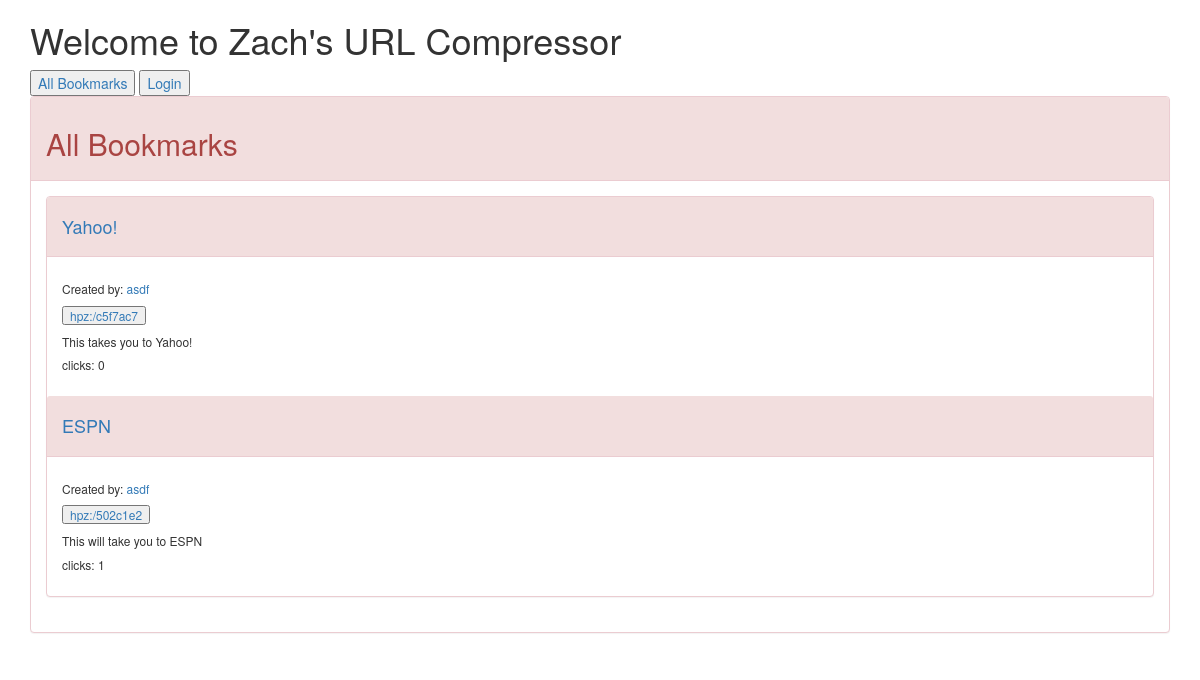
Page /user/1 on the committed database.
### compressor/models.py (models this page shows)
class Bookmark(models.Model):
    author = models.ForeignKey(User)
    long_url = models.URLField()
    short_url = models.CharField(max_length=50 )
    created = models.DateTimeField(auto_now_add=True)
    description = models.TextField(null=True)
    title = models.CharField(max_length=25)
    objects = BookmarkManager()
    @property
    def click_count(self):
        return self.click_set.all().count()
    class Meta:
        ordering = ["-created"]

### compressor/views.py (the view)
# urls.py: url(r'^user/(?P<pk>\d+)$', UserBookmarkListView.as_view(), name="user_bookmark_list"),
class UserBookmarkListView(ListView):
    model = Bookmark
    def get_queryset(self):
        user_id = self.kwargs.get("pk")
        return self.model.objects.filter(author__id=user_id)

### compressor/templates/compressor/bookmark_list.html (shortened to what this page needs)
{% extends 'base.html' %}
{% block content %}
        <div class="row">
            <div class="col-md-12">
                <div class="panel panel-danger">
                    <div class="panel-heading">
                        <h2>All Bookmarks</h2>
                    </div>
                    <div class="panel-body">
                    <div class="panel panel-danger">
                            {% for bookmark in object_list %}
                            <div class="panel-heading">
                                <h4>
                                    <a href="{% url 'bookmark_detail' bookmark.id %}">
                                        {{ bookmark.title}}
                                    </a>
                                </h4>
                            </div>
                            <div class="panel-body">
                                <h6> Created by:
                                    <a href="{% url 'user_bookmark_list' bookmark.author_id%}">
                                        {{ bookmark.author }}
                                    </a>
                                </h6>
                                <h6>
                                    <form action="{% url 'click' bookmark.id %}" method="post">
                                        <a href="{{ bookmark.long_url }}">
                                            <input type="submit" value="{{ bookmark.short_url }}">
                                        </a>
                                    </form>
                                </h6>
                                <h6>{{ bookmark.description }}</h6>
                                <h6>clicks: {{ bookmark.click_count }}</h6>
                            </div>
                            {% endfor %}
                            </div>
                        </div>
                    </div>
                    </div>
                </div>
            </div>
{% endblock %}

### rows in the picture
Bookmark: title "Yahoo!", author "asdf", short_url "hpz:/c5f7ac7", description "This takes you to Yahoo!", click_count "0"
Bookmark: title "ESPN", author "asdf", short_url "hpz:/502c1e2", description "This will take you to ESPN", click_count "1"
